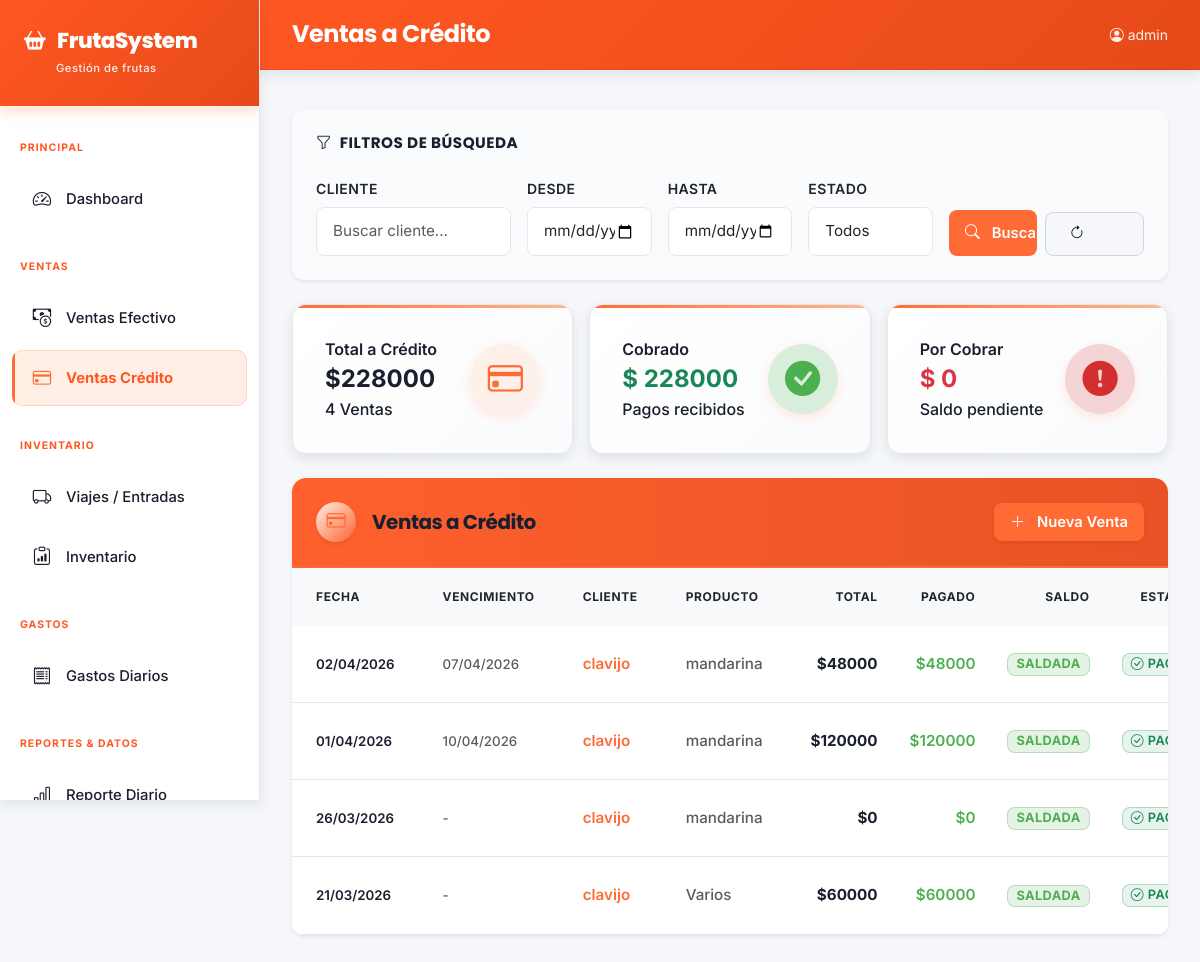
/ventas/credito/ (signed in), run on an earlier commit of the app's database.
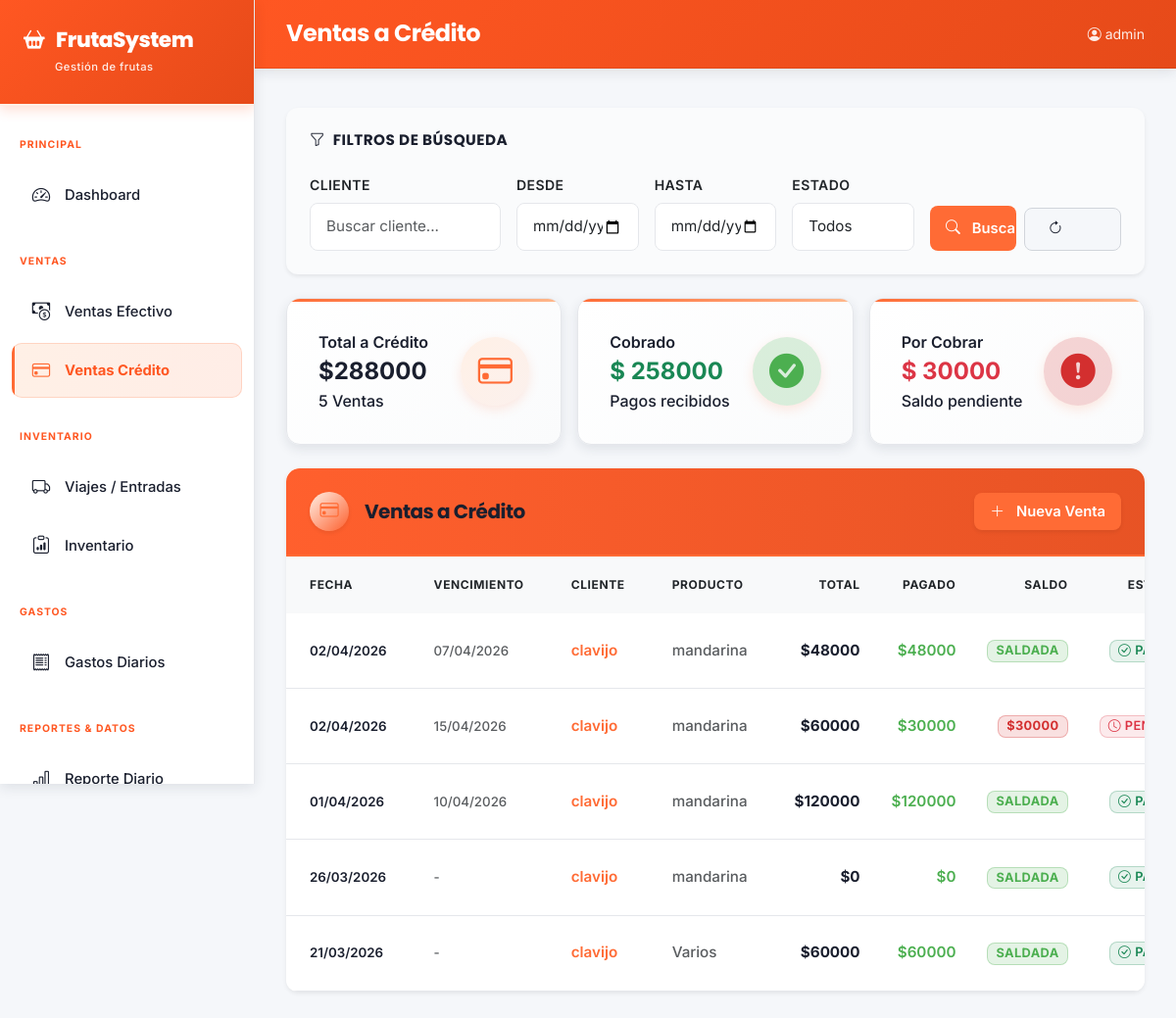
And on a later commit of the database.
### core/models.py (models this page shows, shortened)
class VentaCredito(models.Model):
    cliente = models.ForeignKey(Cliente, on_delete=models.PROTECT, related_name='ventas', verbose_name='Cliente')
    producto = models.ForeignKey(Producto, on_delete=models.PROTECT, related_name='ventas_credito', verbose_name='Producto', null=True, blank=True)
    fecha = models.DateField(verbose_name='Fecha de venta')
    fecha_vencimiento = models.DateField(verbose_name='Fecha de vencimiento', null=True, blank=True)
    observaciones = models.TextField(blank=True, verbose_name='Observaciones')
    created_at = models.DateTimeField(auto_now_add=True)
    @property
    def total(self): return sum(d.total for d in self.detalles.all())
    @property
    def total_pagado(self): return sum(p.monto for p in self.pagos.all())
    @property
    def saldo_pendiente(self): return self.total - self.total_pagado
    class Meta:
        verbose_name = 'Venta a Crédito'; verbose_name_plural = 'Ventas a Crédito'; ordering = ['-fecha']

class Cliente(models.Model):
    nombre = models.CharField(max_length=200, verbose_name='Nombre')
    telefono = models.CharField(max_length=20, blank=True, verbose_name='Teléfono')
    direccion = models.TextField(blank=True, verbose_name='Dirección')
    activo = models.BooleanField(default=True, verbose_name='Activo')
    def __str__(self): return self.nombre
    class Meta:
        verbose_name = 'Cliente'; verbose_name_plural = 'Clientes'; ordering = ['nombre']

class Producto(models.Model):
    nombre = models.CharField(max_length=100, verbose_name='Nombre')
    tiene_descuento_gobierno = models.BooleanField(default=False, verbose_name='Descuento gobierno')
    porcentaje_descuento = models.DecimalField(max_digits=5, decimal_places=2, default=0, verbose_name='% Descuento gobierno')
    activo = models.BooleanField(default=True, verbose_name='Activo')
    def __str__(self): return self.nombre
    class Meta:
        verbose_name = 'Producto'; verbose_name_plural = 'Productos'; ordering = ['nombre']

class DetalleVentaCredito(models.Model):
    venta = models.ForeignKey(VentaCredito, on_delete=models.CASCADE, related_name='detalles', verbose_name='Venta')
    clasificacion = models.ForeignKey(Clasificacion, on_delete=models.PROTECT, verbose_name='Clasificación')
    kg_vendido = models.DecimalField(max_digits=10, decimal_places=2, verbose_name='Kg vendido')
    precio_por_kg = models.DecimalField(max_digits=10, decimal_places=2, verbose_name='Precio por kg')
    @property
    def total(self): return self.kg_vendido * self.precio_por_kg
    class Meta:
        verbose_name = 'Detalle de Venta'; verbose_name_plural = 'Detalles de Venta'

class PagoVentaCredito(models.Model):
    venta = models.ForeignKey(VentaCredito, on_delete=models.CASCADE, related_name='pagos', verbose_name='Venta')
    monto = models.DecimalField(max_digits=12, decimal_places=2, verbose_name='Monto')
    medio_pago = models.CharField(max_length=20, choices=MEDIO_PAGO_CHOICES, verbose_name='Medio de pago')
    fecha = models.DateField(verbose_name='Fecha')
    observaciones = models.TextField(blank=True, verbose_name='Observaciones')
    class Meta:
        verbose_name = 'Pago de Venta'; verbose_name_plural = 'Pagos de Ventas'; ordering = ['-fecha']

### core/views.py (the view)
# urls.py: path('ventas/credito/', views.venta_credito_list, name='venta_credito_list'),
@login_required
def venta_credito_list(request):
    ventas = VentaCredito.objects.select_related('cliente', 'producto').all()
    num_ventas = len(ventas)
    total_credito = sum(v.total for v in ventas)
    total_pagado = sum(v.total_pagado for v in ventas)
    total_pendiente = sum(v.saldo_pendiente for v in ventas)
    ctx = {
        'ventas': ventas,
        'num_ventas': num_ventas,
        'total_credito': total_credito,
        'total_pagado': total_pagado,
        'total_pendiente': total_pendiente
    }
    return render(request, 'core/venta_credito_list.html', ctx)

### core/templates/core/venta_credito_list.html (shortened to what the changed rows need)
{% extends 'core/base.html' %}
{% block content %}
<div class="row row-cols-1 row-cols-md-3 g-3 mb-4">
  <div class="col">
    <div class="stat-card-white h-100">
      <div>
        <div class="small fw-semibold">Total a Crédito</div>
        <div class="fs-4 fw-bold">${{ total_credito|default:0|floatformat:0 }}</div>
        <div class="small">{{ num_ventas|default:0 }} Ventas</div>
      </div>
    </div>
  </div>
  <div class="col">
    <div class="stat-card-white h-100">
      <div>
        <div class="small fw-semibold">Cobrado</div>
        <div class="fs-4 fw-bold text-success" style="color: #4CAF50;">$ {{ total_pagado|default:0|floatformat:0 }}</div>
        <div class="small">Pagos recibidos</div>
      </div>
    </div>
  </div>
  <div class="col">
    <div class="stat-card-white h-100">
      <div>
        <div class="small fw-semibold">Por Cobrar</div>
        <div class="fs-4 fw-bold text-danger" style="color: #d32f2f;">$ {{ total_pendiente|default:0|floatformat:0 }}</div>
        <div class="small">Saldo pendiente</div>
      </div>
    </div>
  </div>
</div>
<div class="card border-0 shadow-sm" style="border-radius: 12px; overflow: hidden;">
  <div class="card-body p-0">
    <div class="table-responsive">
      <table class="table table-hover align-middle mb-0">
        <thead class="bg-light">
          <tr>
            <th class="ps-4 fw-bold small" style="color: var(--text-secondary);">FECHA</th>
            <th class="fw-bold small" style="color: var(--text-secondary);">VENCIMIENTO</th>
            <th class="fw-bold small" style="color: var(--text-secondary);">CLIENTE</th>
            <th class="fw-bold small" style="color: var(--text-secondary);">PRODUCTO</th>
            <th class="fw-bold small text-end pe-2" style="color: var(--text-secondary);">TOTAL</th>
            <th class="fw-bold small text-end pe-2" style="color: var(--text-secondary);">PAGADO</th>
            <th class="fw-bold small text-end pe-2" style="color: var(--text-secondary);">SALDO</th>
            <th class="fw-bold small text-center" style="color: var(--text-secondary);">ESTADO</th>
          </tr>
        </thead>
        <tbody class="border-top-0">
        {% for v in ventas %}
        <tr>
          <td class="ps-4"><span class="small fw-semibold" style="color: var(--text-main);">{{ v.fecha|date:"d/m/Y" }}</span></td>
          <td><span class="small text-muted">{{ v.fecha_vencimiento|date:"d/m/Y"|default:"-" }}</span></td>
          <td class="fw-semibold" style="color: var(--orange-primary);">{{ v.cliente }}</td>
          <td class="text-muted small">{{ v.producto|default:"Varios" }}</td>
          <td class="text-end pe-2 fw-bold" style="color: var(--text-main);">${{ v.total|default:0|floatformat:0 }}</td>
          <td class="text-end pe-2 fw-semibold" style="color: #4CAF50;">${{ v.total_pagado|default:0|floatformat:0 }}</td>
          <td class="text-end pe-2">
            {% if v.saldo_pendiente > 0 %}
              <span class="badge fw-bold px-2 py-1" style="background-color: rgba(211, 47, 47, 0.15); color: #d32f2f; border: 1px solid rgba(211, 47, 47, 0.3);">
                ${{ v.saldo_pendiente|default:0|floatformat:0 }}
              </span>
            {% else %}
              <span class="badge fw-bold px-2 py-1" style="background-color: rgba(76, 175, 80, 0.15); color: #4CAF50; border: 1px solid rgba(76, 175, 80, 0.3);">
                SALDADA
              </span>
            {% endif %}
          </td>
          <td class="text-center">
            {% if v.saldo_pendiente <= 0 %}
              <span class="badge bg-success bg-opacity-10 text-success border border-success border-opacity-25 px-2 py-1">
                <i class="bi bi-check-circle me-1"></i>Pagada
              </span>
            {% else %}
              <span class="badge bg-danger bg-opacity-10 text-danger border border-danger border-opacity-25 px-2 py-1">
                <i class="bi bi-clock me-1"></i>Pendiente
              </span>
            {% endif %}
          </td>
        </tr>
        {% endfor %}
        </tbody>
      </table>
    </div>
  </div>
</div>
{% endblock %}

What changed in the data, as far as the page shows it:
added VentaCredito: fecha "02/04/2026", fecha_vencimiento "15/04/2026", cliente "clavijo", producto "mandarina", total "60000", total_pagado "30000", saldo_pendiente "30000", shows "PENDIENTE"
Also different on the page:
{{ total_credito|default:0|floatformat:0 }}: "228000" → "288000"
{{ num_ventas|default:0 }}: "4" → "5"
{{ total_pagado|default:0|floatformat:0 }}: "228000" → "258000"
{{ total_pendiente|default:0|floatformat:0 }}: "0" → "30000"
